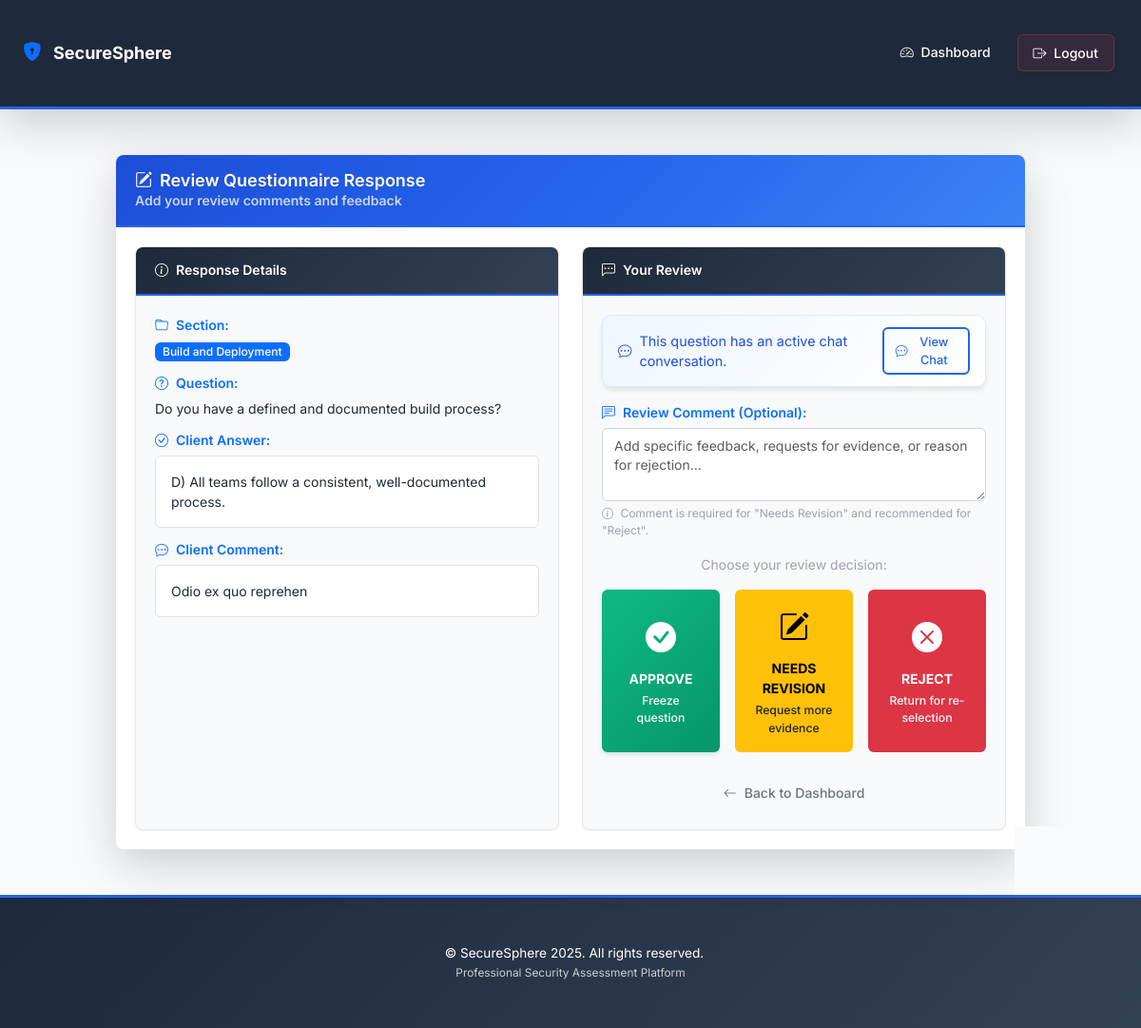
The app's page /review/49 (signed in) with its own data.
### app.py (models this page shows, shortened)
class QuestionnaireResponse(db.Model):
    __tablename__ = 'questionnaire_responses'
    id = db.Column(db.Integer, primary_key=True)
    user_id = db.Column(db.Integer, db.ForeignKey('users.id'), nullable=False)
    product_id = db.Column(db.Integer, db.ForeignKey('products.id'), nullable=False)
    section = db.Column(db.String(100), nullable=False)
    question = db.Column(db.Text, nullable=False)
    question_index = db.Column(db.Integer)  # For ordering
    answer = db.Column(db.String(500))
    client_comment = db.Column(db.Text)
    evidence_path = db.Column(db.String(500))
    score = db.Column(db.Integer, default=0)
    max_score = db.Column(db.Integer, default=0)
    is_reviewed = db.Column(db.Boolean, default=False)
    is_approved = db.Column(db.Boolean, default=False)  # Final approval status for the question
    needs_client_response = db.Column(db.Boolean, default=False)
    review_status = db.Column(db.String(20), default='pending')  # pending, approved, needs_revision, rejected
    created_at = db.Column(db.DateTime, default=lambda: datetime.now(timezone.utc))
    updated_at = db.Column(db.DateTime, default=lambda: datetime.now(timezone.utc), onupdate=lambda: datetime.now(timezone.utc))
    lead_comments = db.relationship('LeadComment', backref='response', lazy=True, cascade='all, delete-orphan')
    __table_args__ = (
        db.Index('idx_user_product', 'user_id', 'product_id'),
        db.Index('idx_section', 'section'),
        db.Index('idx_needs_response', 'needs_client_response'),
    )

### app.py (the view, shortened to what this page needs)
@app.route('/review/<int:response_id>', methods=['GET', 'POST'])
@login_required('lead')
def review_questionnaire(response_id):
    resp = QuestionnaireResponse.query.get_or_404(response_id)
    current_lead = User.query.get(session['user_id'])
    if not current_lead.can_access_client_data(resp.user_id):
        flash('You are not authorized to review this client\'s responses.')
        return redirect(url_for('dashboard'))
    existing_chat = QuestionChat.query.filter_by(response_id=response_id, is_active=True).first()
    return render_template('review_questionnaire.html', response=resp, existing_chat=existing_chat)

### app.py (called while the page is built)
def login_required(role=None):
    def decorator(f):
        @wraps(f)
        def decorated_function(*args, **kwargs):
            if 'user_id' not in session:
                return redirect(url_for('login'))
            if role and session.get('role') != role:
                flash('Access denied!')
                return redirect(url_for('dashboard'))
            return f(*args, **kwargs)
        return decorated_function
    return decorator

    def can_access_client_data(self, client_id):
        if self.role == 'superuser':
            return True
        elif self.role == 'lead':
            return (self.assigned_client_id == client_id or
                   self.assigned_clients.filter_by(id=client_id).first() is not None)
        elif self.role == 'client':
            return self.id == client_id
        return False

### templates/review_questionnaire.html (shortened to what this page needs)
{% extends "base.html" %}
{% block content %}
<div class="row justify-content-center">
    <div class="col-md-10">
        <div class="card shadow-lg border-0">
            <div class="card-header bg-gradient-primary text-white">
                <h4 class="mb-0">
                    <i class="bi bi-pencil-square me-2"></i>Review Questionnaire Response
                </h4>
                <p class="mb-0 opacity-75">Add your review comments and feedback</p>
            </div>
            <div class="card-body">
                <div class="row">
                    <div class="col-md-6">
                        <div class="card bg-light h-100">
                            <div class="card-header">
                                <h6 class="mb-0">
                                    <i class="bi bi-info-circle me-2"></i>Response Details
                                </h6>
                            </div>
                            <div class="card-body">
                                <div class="response-detail-item mb-3">
                                    <label class="form-label fw-semibold text-primary">
                                        <i class="bi bi-folder me-2"></i>Section:
                                    </label>
                                    <div class="detail-content">
                                        <span class="badge bg-primary">{{ response.section }}</span>
                                    </div>
                                </div>
                                <div class="response-detail-item mb-3">
                                    <label class="form-label fw-semibold text-primary">
                                        <i class="bi bi-question-circle me-2"></i>Question:
                                    </label>
                                    <div class="detail-content question-display">
                                        {{ response.question }}
                                    </div>
                                </div>
                                <div class="response-detail-item mb-3">
                                    <label class="form-label fw-semibold text-primary">
                                        <i class="bi bi-check-circle me-2"></i>Client Answer:
                                    </label>
                                    <div class="detail-content">
                                        <div class="client-answer-display p-3 border rounded bg-white text-start mb-2">
                                            {{ response.answer }}
                                        </div>
                                    </div>
                                </div>
                                {% if response.client_comment %}
                                <div class="response-detail-item mb-3">
                                    <label class="form-label fw-semibold text-primary">
                                        <i class="bi bi-chat-dots me-2"></i>Client Comment:
                                    </label>
                                    <div class="detail-content client-comment-display p-3 border rounded bg-white text-start">
                                        {{ response.client_comment }}
                                    </div>
                                </div>
                                {% endif %}
                            </div>
                        </div>
                    </div>
                    <div class="col-md-6">
                        <div class="card bg-light h-100">
                            <div class="card-header">
                                <h6 class="mb-0">
                                    <i class="bi bi-chat-left-dots me-2"></i>Your Review
                                </h6>
                            </div>
                            <div class="card-body">
                                {% if response.is_approved %}
                                    <div class="alert alert-success d-flex align-items-center mb-4">
                                        <i class="bi bi-check-circle-fill me-2"></i>
                                        <span>This question has been approved and is frozen.</span>
                                    </div>
                                    {% if existing_chat %}
                                    <div class="text-center mb-4">
                                        <a href="{{ url_for('view_question_chat', chat_id=existing_chat.id) }}" class="btn btn-outline-primary">
                                            <i class="bi bi-chat-dots me-2"></i>View Chat History
                                        </a>
                                    </div>
                                    {% endif %}
                                {% else %}
                                    <form method="post" id="reviewForm">
                                        {% if existing_chat %}
                                        <div class="mb-4">
                                            <div class="alert alert-info d-flex align-items-center">
                                                <i class="bi bi-chat-dots me-2"></i>
                                                <span>This question has an active chat conversation.</span>
                                                <a href="{{ url_for('view_question_chat', chat_id=existing_chat.id) }}" class="btn btn-sm btn-outline-primary ms-auto">
                                                    <i class="bi bi-chat-dots me-1"></i>View Chat
                                                </a>
                                            </div>
                                        </div>
                                        {% endif %}
                                        <div class="mb-4">
                                            <label for="leadComment" class="form-label fw-semibold text-primary">
                                                <i class="bi bi-chat-left-text me-2"></i>Review Comment (Optional):
                                            </label>
                                            <textarea id="leadComment" name="comment" class="form-control" rows="3"
                                                      placeholder="Add specific feedback, requests for evidence, or reason for rejection..."></textarea>
                                            <div class="form-text">
                                                <i class="bi bi-info-circle me-1"></i>
                                                Comment is required for "Needs Revision" and recommended for "Reject".
                                            </div>
                                        </div>
                                        <div class="mb-4">
                                            <p class="text-muted text-center mb-4">Choose your review decision:</p>
                                            <div class="row g-3">
                                                <div class="col-12 col-md-4">
                                                    <button type="submit" name="action" value="approve"
                                                            class="btn btn-success btn-lg w-100 h-100 d-flex flex-column align-items-center justify-content-center p-3">
                                                        <i class="bi bi-check-circle-fill mb-2" style="font-size: 2rem;"></i>
                                                        <strong class="mb-1">APPROVE</strong>
                                                        <small class="text-light">Freeze question</small>
                                                    </button>
                                                </div>
                                                <div class="col-12 col-md-4">
                                                    <button type="submit" name="action" value="needs_revision"
                                                            class="btn btn-warning btn-lg w-100 h-100 d-flex flex-column align-items-center justify-content-center p-3">
                                                        <i class="bi bi-pencil-square mb-2" style="font-size: 2rem;"></i>
                                                        <strong class="mb-1">NEEDS REVISION</strong>
                                                        <small class="text-dark">Request more evidence</small>
                                                    </button>
                                                </div>
                                                <div class="col-12 col-md-4">
                                                    <button type="submit" name="action" value="reject"
                                                            class="btn btn-danger btn-lg w-100 h-100 d-flex flex-column align-items-center justify-content-center p-3">
                                                        <i class="bi bi-x-circle-fill mb-2" style="font-size: 2rem;"></i>
                                                        <strong class="mb-1">REJECT</strong>
                                                        <small class="text-light">Return for re-selection</small>
                                                    </button>
                                                </div>
                                            </div>
                                        </div>
                                    </form>
                                {% endif %}
                                <div class="d-grid gap-2 mt-4">
                                    <a href="{{ url_for('dashboard') }}" class="btn btn-outline-secondary">
                                        <i class="bi bi-arrow-left me-2"></i>Back to Dashboard
                                    </a>
                                </div>
                            </div>
                        </div>
                    </div>
                </div>
            </div>
        </div>
    </div>
</div>
{% endblock %}

### templates/base.html (style rules this page uses)
.bg-gradient-primary { background: linear-gradient(135deg, #1d4ed8 0%, #2563eb 50%, #3b82f6 100%); }
h4, .h4 { font-size: 1.125rem; }
h6, .h6 { font-size: 0.875rem; }
.mb-4 { margin-bottom: 1rem !important; }
.mb-3 { margin-bottom: 0.75rem !important; }
.mb-2 { margin-bottom: 0.5rem !important; }
.btn-success { box-shadow: 0 2px 4px rgba(5, 150, 105, 0.2); }

### records on screen
QuestionnaireResponse: section "Build and Deployment", question "Do you have a defined and documented build process?", answer "D) All teams follow a consistent, well-documented process.", client_comment "Odio ex quo reprehen"

### other values on screen
{{ config.get('APP_NAME', 'SecureSphere') }} "SecureSphere"
